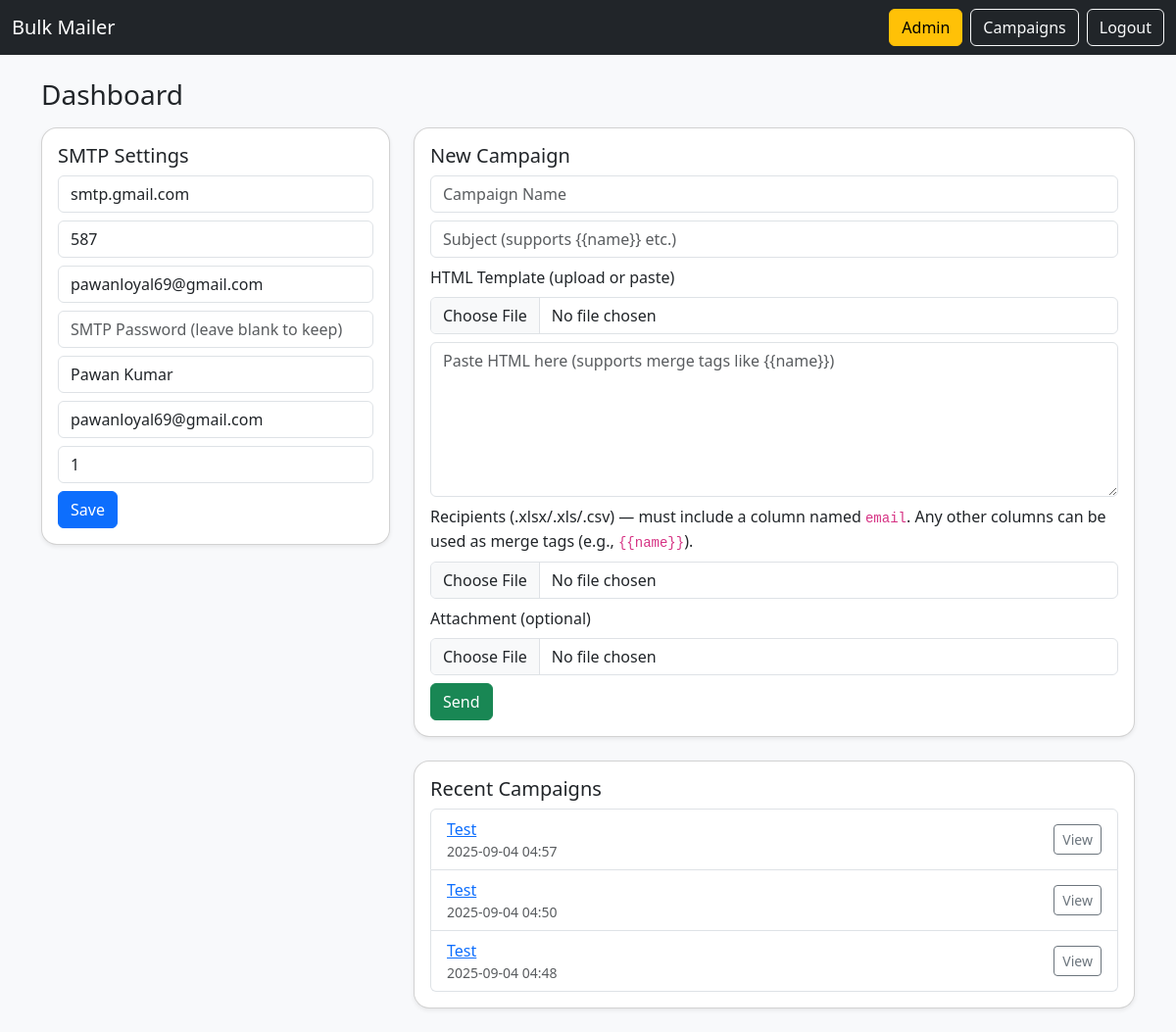
The page /dashboard (signed in) on the database its author committed.
### models.py (models this page shows)
class User(UserMixin, db.Model):
    id = db.Column(db.Integer, primary_key=True)
    email = db.Column(db.String(255), unique=True, nullable=False)
    password_hash = db.Column(db.String(255), nullable=False)
    is_admin = db.Column(Boolean, default=False, nullable=False)
    smtp_host = db.Column(db.String(255))
    smtp_port = db.Column(db.Integer)
    smtp_user = db.Column(db.String(255))
    smtp_pass_enc = db.Column(db.LargeBinary)
    rate_per_minute = db.Column(db.Integer, default=60)
    from_name = db.Column(db.String(255))
    from_email = db.Column(db.String(255))
    created_at = db.Column(db.DateTime, default=datetime.utcnow)

class Campaign(db.Model):
    id = db.Column(db.Integer, primary_key=True)
    user_id = db.Column(db.Integer, db.ForeignKey('user.id'), nullable=False)
    name = db.Column(db.String(255), nullable=False)
    subject = db.Column(db.String(255), nullable=False)
    html_body = db.Column(db.Text, nullable=False)
    attachment_path = db.Column(db.String(1024))
    created_at = db.Column(db.DateTime, default=datetime.utcnow)

### app.py (the view, shortened to what this page needs)
    @app.route('/dashboard', methods=['GET', 'POST'])
    @login_required
    def dashboard():
        camps = Campaign.query.filter_by(user_id=current_user.id).order_by(Campaign.created_at.desc()).all()
        return render_template('dashboard.html', user=current_user, camps=camps)

### templates/dashboard.html
{% extends 'base.html' %}
{% block content %}
<h3 class="mb-3">Dashboard</h3>
<div class="row g-4">
  <div class="col-lg-4">
    <div class="card shadow-sm">
      <div class="card-body">
        <h5 class="card-title">SMTP Settings</h5>
        <form method="POST" action="{{ url_for('settings') }}">
          <div class="mb-2"><input class="form-control" name="smtp_host" placeholder="SMTP Host" value="{{ user.smtp_host or '' }}" required></div>
          <div class="mb-2"><input class="form-control" name="smtp_port" placeholder="SMTP Port" value="{{ user.smtp_port or 587 }}" required></div>
          <div class="mb-2"><input class="form-control" name="smtp_user" placeholder="SMTP Username" value="{{ user.smtp_user or '' }}" required></div>
          <div class="mb-2"><input class="form-control" type="password" name="smtp_pass" placeholder="SMTP Password (leave blank to keep)"></div>
          <div class="mb-2"><input class="form-control" name="from_name" placeholder="From Name" value="{{ user.from_name or '' }}"></div>
          <div class="mb-2"><input class="form-control" name="from_email" placeholder="From Email (optional)" value="{{ user.from_email or '' }}"></div>
          <div class="mb-2"><input class="form-control" name="rate_per_minute" placeholder="Rate per minute" value="{{ user.rate_per_minute or 60 }}" required></div>
          <button class="btn btn-primary">Save</button>
        </form>
      </div>
    </div>
  </div>
  <div class="col-lg-8">
    <div class="card shadow-sm">
      <div class="card-body">
        <h5 class="card-title">New Campaign</h5>
        <form method="POST" enctype="multipart/form-data">
          <div class="mb-2"><input class="form-control" name="name" placeholder="Campaign Name"></div>
          <div class="mb-2"><input class="form-control" name="subject" placeholder="Subject (supports {{'{{name}}'}} etc.)" required></div>
          <div class="mb-2">
            <label class="form-label">HTML Template (upload or paste)</label>
            <input class="form-control" type="file" name="html_file" accept=".html,.htm">
            <textarea class="form-control mt-2" name="html_text" rows="6" placeholder="Paste HTML here (supports merge tags like {{'{{name}}'}})"></textarea>
          </div>
          <div class="mb-2">
            <label class="form-label">Recipients (.xlsx/.xls/.csv) — must include a column named <code>email</code>. Any other columns can be used as merge tags (e.g., <code>{{'{{name}}'}}</code>).</label>
            <input class="form-control" type="file" name="recipients" accept=".xlsx,.xls,.csv" required>
          </div>
          <div class="mb-2">
            <label class="form-label">Attachment (optional)</label>
            <input class="form-control" type="file" name="attachment">
          </div>
          <button class="btn btn-success">Send</button>
        </form>
      </div>
    </div>
    <div class="card shadow-sm mt-4">
      <div class="card-body">
        <h5 class="card-title">Recent Campaigns</h5>
        {% if camps %}
          <ul class="list-group">
            {% for c in camps %}
            <li class="list-group-item d-flex justify-content-between align-items-center">
              <div>
                <a href="{{ url_for('campaign_detail', cid=c.id) }}">{{ c.name }}</a>
                <div class="text-muted small">{{ c.created_at.strftime('%Y-%m-%d %H:%M') }}</div>
              </div>
              <a class="btn btn-outline-secondary btn-sm" href="{{ url_for('campaign_detail', cid=c.id) }}">View</a>
            </li>
            {% endfor %}
          </ul>
        {% else %}
          <div class="text-muted">No campaigns yet.</div>
        {% endif %}
      </div>
    </div>
  </div>
</div>
{% endblock %}

### static/styles.css (style rules this page uses)
body { background: #f8f9fb; }
.card { border-radius: 1rem; }

### rows shown on the page
User: smtp_host "smtp.gmail.com", smtp_port "587", smtp_user "pawanloyal69@gmail.com", from_name "Pawan Kumar", from_email "pawanloyal69@gmail.com", rate_per_minute "1"
Campaign: name "Test", created_at "2025-09-04 04:57"
Campaign: name "Test", created_at "2025-09-04 04:50"
Campaign: name "Test", created_at "2025-09-04 04:48"

### other values the page prints
{{ '{{name}}' }} "{{name}}"
